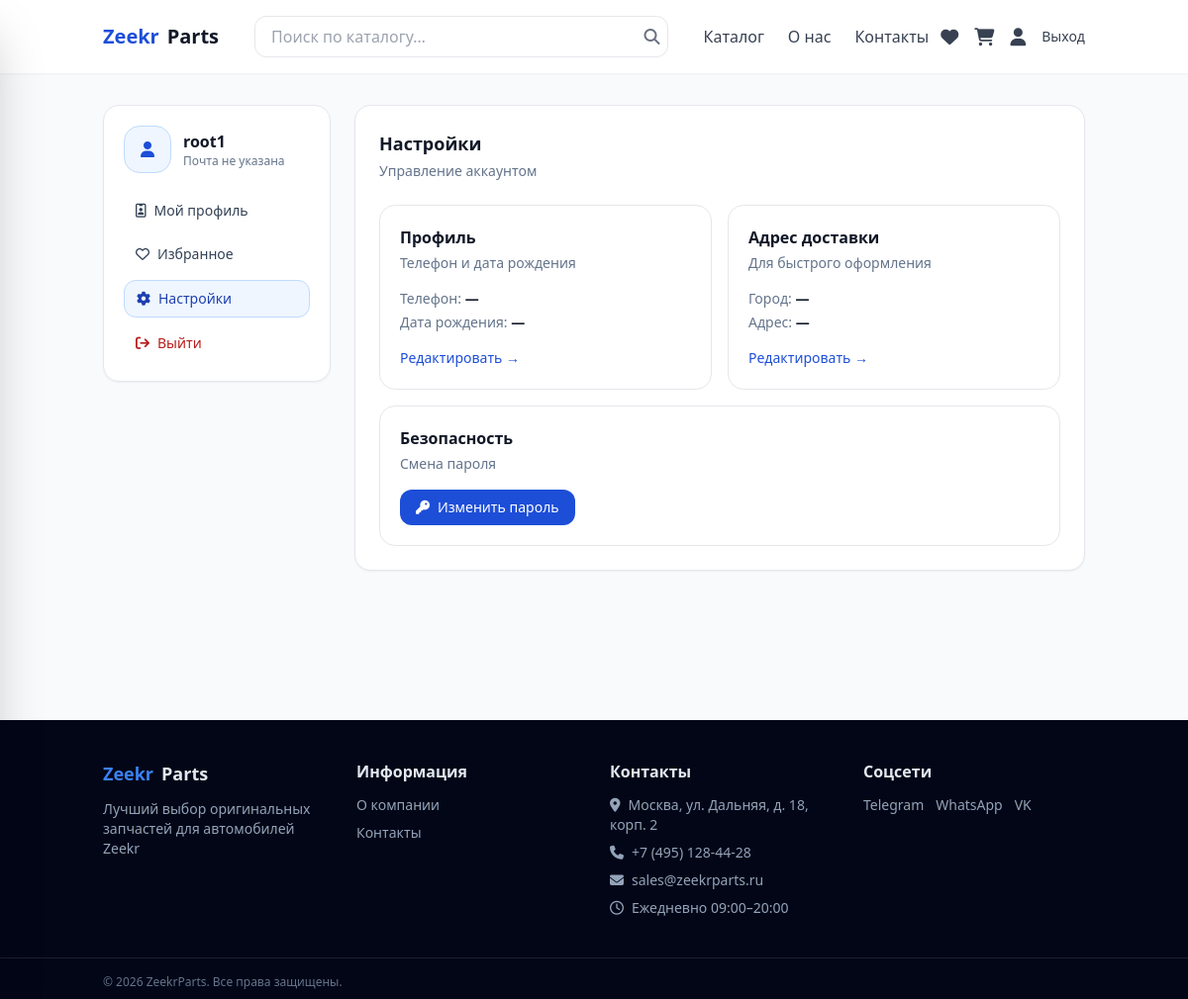
/profile/settings/ (signed in), run on the app's committed database.
### shop/models.py (models this page shows, shortened)
class TimeStampedModel(models.Model):
    created_at = models.DateTimeField(auto_now_add=True, db_index=True)
    updated_at = models.DateTimeField(auto_now=True)
    class Meta:
        abstract = True

class UserProfile(TimeStampedModel):
    user = models.OneToOneField(User, on_delete=models.CASCADE, related_name="profile")
    phone = models.CharField(max_length=32, blank=True)
    birth_date = models.DateField(null=True, blank=True)

class UserAddress(TimeStampedModel):
    user = models.OneToOneField(User, on_delete=models.CASCADE, related_name="address")
    city = models.CharField(max_length=120, blank=True)
    street = models.CharField(max_length=160, blank=True)
    house = models.CharField(max_length=50, blank=True)
    apartment = models.CharField(max_length=50, blank=True)
    zip_code = models.CharField(max_length=20, blank=True)

class SiteSetting(models.Model):
    site_name = models.CharField(max_length=120, default="ZeekrParts")
    phone = models.CharField(max_length=64, blank=True)
    email = models.EmailField(blank=True)
    address = models.CharField(max_length=255, blank=True)
    work_hours = models.CharField(max_length=255, blank=True)
    map_embed = models.TextField(blank=True, help_text="Вставь сюда iframe карты (embed)")
    map_url = models.URLField(blank=True)
    telegram_url = models.URLField(blank=True)
    whatsapp_url = models.URLField(blank=True)
    vk_url = models.URLField(blank=True)
    class Meta:
        verbose_name = "Настройки сайта"
        verbose_name_plural = "Настройки сайта"

### shop/views.py (the view)
# urls.py: path("profile/settings/", views.settings_page, name="settings"),
@login_required
def settings_page(request):
    ctx = _base_context(request)
    profile_obj, _ = UserProfile.objects.get_or_create(user=request.user)
    address_obj, _ = UserAddress.objects.get_or_create(user=request.user)
    ctx.update({
        "profile_obj": profile_obj,
        "address_obj": address_obj,
        "active_tab": "settings",
    })
    return render(request, "shop/settings.html", ctx)

### shop/views.py (called while the page is built, shortened)
def _site_settings() -> SiteSetting | None:
    return SiteSetting.objects.first()

def _cart(request: HttpRequest) -> Dict[str, int]:
    cart = request.session.get("cart", {})
    if not isinstance(cart, dict):
        cart = {}
    fixed: Dict[str, int] = {}
    request.session["cart"] = fixed
    return fixed

def _base_context(request: HttpRequest) -> dict:
    cart_count = sum(_cart(request).values())
    return {"site_settings": _site_settings(), "cart_count": cart_count}

### shop/templates/shop/settings.html (shortened to what this page needs)
{% extends 'shop/base.html' %}
{% block content %}
<section class="container mx-auto px-4 py-8">
  <div class="grid grid-cols-1 lg:grid-cols-12 gap-6 items-start">
    <aside class="lg:col-span-3">
      {% include "shop/_cabinet_sidebar.html" %}
    </aside>
    <div class="lg:col-span-9 space-y-6">
      <div class="bg-white border rounded-2xl p-6 shadow-sm">
        <div class="text-lg font-semibold">Настройки</div>
        <div class="text-sm text-slate-500 mt-1">Управление аккаунтом</div>
        <div class="mt-6 grid grid-cols-1 md:grid-cols-2 gap-4">
          <div class="border rounded-2xl p-5 hover:bg-slate-50">
            <div class="font-semibold">Профиль</div>
            <div class="text-sm text-slate-500 mt-1">Телефон и дата рождения</div>
            <div class="mt-4 text-sm">
              <div><span class="text-slate-500">Телефон:</span> <b>{{ profile_obj.phone|default:"—" }}</b></div>
              <div class="mt-1">
                <span class="text-slate-500">Дата рождения:</span>
                <b>{% if profile_obj.birth_date %}{{ profile_obj.birth_date|date:"d.m.Y" }}{% else %}—{% endif %}</b>
              </div>
            </div>
            <a href="{% url 'shop:profile_edit' %}"
               class="mt-4 inline-flex items-center gap-2 text-sm text-blue-700 hover:underline">
              Редактировать →
            </a>
          </div>
          <div class="border rounded-2xl p-5 hover:bg-slate-50">
            <div class="font-semibold">Адрес доставки</div>
            <div class="text-sm text-slate-500 mt-1">Для быстрого оформления</div>
            <div class="mt-4 text-sm">
              <div><span class="text-slate-500">Город:</span> <b>{{ address_obj.city|default:"—" }}</b></div>
              <div class="mt-1">
                <span class="text-slate-500">Адрес:</span>
                <b>{{ address_obj.street|default:"—" }}{% if address_obj.house %}, {{ address_obj.house }}{% endif %}</b>
              </div>
            </div>
            <a href="{% url 'shop:address_edit' %}"
               class="mt-4 inline-flex items-center gap-2 text-sm text-blue-700 hover:underline">
              Редактировать →
            </a>
          </div>
          <div class="border rounded-2xl p-5 hover:bg-slate-50 md:col-span-2">
            <div class="font-semibold">Безопасность</div>
            <div class="text-sm text-slate-500 mt-1">Смена пароля</div>
            <a href="{% url 'shop:password_change' %}"
               class="mt-4 inline-flex items-center gap-2 px-4 py-2 rounded-xl bg-blue-700 text-white hover:bg-blue-800 text-sm">
              <i class="fa-solid fa-key"></i> Изменить пароль
            </a>
          </div>
        </div>
      </div>
    </div>
  </div>
</section>
{% endblock %}

### shop/templates/shop/base.html (shortened to what this page needs)
{% load static %}
<!doctype html>
<html lang="ru">
<head>
  <script src="https://cdn.tailwindcss.com"></script>
  <link rel="stylesheet" href="https://cdnjs.cloudflare.com/ajax/libs/font-awesome/6.4.0/css/all.min.css">
  <link rel="stylesheet" href="{% static 'shop/css/styles.css' %}">
</head>
<body class="bg-gray-50 text-gray-900">
  <header class="bg-white shadow-sm sticky top-0 z-50">
    <div class="container mx-auto px-4">
      <div class="flex items-center justify-between py-3 md:py-4 gap-3">
        <a href="{% url 'shop:home' %}" class="flex items-center gap-2 font-bold text-lg md:text-xl shrink-0">
          <span class="text-blue-700">Zeekr</span><span>Parts</span>
        </a>
        <form id="searchForm" action="{% url 'shop:catalog' %}" method="get" class="hidden md:flex flex-1 max-w-xl mx-2 lg:mx-6 relative overflow-visible">
          <div class="relative w-full overflow-visible">
            <input id="q" name="q" value="{{ request.GET.q|default:'' }}" autocomplete="off"
                   class="w-full border rounded-xl px-4 py-2 pr-10 focus:outline-none focus:ring-2 focus:ring-blue-200"
                   placeholder="Поиск по каталогу…">
            <button type="submit" aria-label="Поиск" class="absolute right-2 top-1/2 -translate-y-1/2 text-gray-500 hover:text-gray-900">
              <i class="fa-solid fa-magnifying-glass"></i>
            </button>
          </div>
        </form>
        <nav class="hidden lg:flex items-center gap-6">
          <a href="{% url 'shop:catalog' %}" class="text-gray-700 hover:text-gray-900">Каталог</a>
          <a href="{% url 'shop:about' %}" class="text-gray-700 hover:text-gray-900">О нас</a>
          <a href="{% url 'shop:contacts' %}" class="text-gray-700 hover:text-gray-900">Контакты</a>
        </nav>
        <div class="flex items-center gap-3 md:gap-4 shrink-0">
          <a aria-label="Избранное" href="{% url 'shop:favorites' %}" class="hidden sm:inline-flex text-gray-700 hover:text-gray-900">
            <i class="fa-solid fa-heart text-lg"></i>
          </a>
          <a aria-label="Корзина" href="{% url 'shop:cart' %}" class="relative text-gray-700 hover:text-gray-900">
            <i class="fa-solid fa-shopping-cart text-lg"></i>
          </a>
          {% if request.user.is_authenticated %}
            <a aria-label="Профиль" href="{% url 'shop:profile' %}" class="hidden sm:inline-flex text-gray-700 hover:text-gray-900">
              <i class="fa-solid fa-user text-lg"></i>
            </a>
            <a href="{% url 'shop:logout' %}" class="hidden sm:inline text-sm text-gray-700 hover:text-gray-900">Выход</a>
          {% else %}
            <a href="{% url 'shop:auth' %}" class="hidden sm:inline text-gray-700 hover:text-gray-900">Войти</a>
          {% endif %}
        </div>
      </div>
    </div>
  </header>
  <main class="min-h-[60vh] pb-24 md:pb-0">
    {% block content %}{% endblock %}
  </main>
  <footer class="mt-12 bg-slate-950 text-slate-200">
    <div class="container mx-auto px-4 py-10 grid grid-cols-1 md:grid-cols-4 gap-8">
      <div>
        <div class="flex items-center gap-2 font-bold text-lg">
          <span class="text-blue-500">Zeekr</span><span>Parts</span>
        </div>
        <p class="mt-3 text-sm text-slate-400">Лучший выбор оригинальных запчастей для автомобилей Zeekr</p>
      </div>
      <div>
        <div class="font-semibold mb-3">Информация</div>
        <ul class="space-y-2 text-sm text-slate-400">
          <li><a class="hover:text-white" href="{% url 'shop:about' %}">О компании</a></li>
          <li><a class="hover:text-white" href="{% url 'shop:contacts' %}">Контакты</a></li>
        </ul>
      </div>
      <div>
        <div class="font-semibold mb-3">Контакты</div>
        <div class="space-y-2 text-sm text-slate-400">
          {% if site_settings.address %}<div><i class="fa-solid fa-location-dot mr-2"></i>{{ site_settings.address }}</div>{% endif %}
          {% if site_settings.phone %}<div><i class="fa-solid fa-phone mr-2"></i>{{ site_settings.phone }}</div>{% endif %}
          {% if site_settings.email %}<div><i class="fa-solid fa-envelope mr-2"></i>{{ site_settings.email }}</div>{% endif %}
          {% if site_settings.work_hours %}<div><i class="fa-regular fa-clock mr-2"></i>{{ site_settings.work_hours }}</div>{% endif %}
        </div>
      </div>
      <div>
        <div class="font-semibold mb-3">Соцсети</div>
        <div class="flex flex-wrap gap-3 text-sm text-slate-400">
          {% if site_settings.telegram_url %}<a class="hover:text-white" href="{{ site_settings.telegram_url }}">Telegram</a>{% endif %}
          {% if site_settings.whatsapp_url %}<a class="hover:text-white" href="{{ site_settings.whatsapp_url }}">WhatsApp</a>{% endif %}
          {% if site_settings.vk_url %}<a class="hover:text-white" href="{{ site_settings.vk_url }}">VK</a>{% endif %}
        </div>
      </div>
    </div>
    <div class="border-t border-white/10">
      <div class="container mx-auto px-4 py-4 text-xs text-slate-500">© {% now "Y" %} ZeekrParts. Все права защищены.</div>
    </div>
  </footer>
</body>
</html>

### shop/templates/shop/_cabinet_sidebar.html
<div class="bg-white border rounded-2xl p-5 shadow-sm sticky top-24">
  <div class="flex items-center gap-3">
    <div class="w-12 h-12 rounded-2xl bg-blue-50 border border-blue-200 flex items-center justify-center">
      <i class="fa-solid fa-user text-blue-700"></i>
    </div>
    <div class="min-w-0">
      <div class="font-semibold truncate">
        {{ request.user.get_full_name|default:request.user.username }}
      </div>
      <div class="text-xs text-slate-500 truncate">
        {{ request.user.email|default:"Почта не указана" }}
      </div>
    </div>
  </div>
  <nav class="mt-5 space-y-2 text-sm">
    <a href="{% url 'shop:profile' %}"
       class="flex items-center gap-2 px-3 py-2 rounded-xl
              {% if active_tab == 'profile' %}bg-blue-50 text-blue-800 border border-blue-200{% else %}hover:bg-slate-50 text-slate-700{% endif %}">
      <i class="fa-regular fa-id-badge"></i> Мой профиль
    </a>
    <a href="{% url 'shop:favorites' %}"
       class="flex items-center gap-2 px-3 py-2 rounded-xl
              {% if active_tab == 'favorites' %}bg-blue-50 text-blue-800 border border-blue-200{% else %}hover:bg-slate-50 text-slate-700{% endif %}">
      <i class="fa-regular fa-heart"></i> Избранное
    </a>
    <a href="{% url 'shop:settings' %}"
       class="flex items-center gap-2 px-3 py-2 rounded-xl
              {% if active_tab == 'settings' %}bg-blue-50 text-blue-800 border border-blue-200{% else %}hover:bg-slate-50 text-slate-700{% endif %}">
      <i class="fa-solid fa-gear"></i> Настройки
    </a>
    <a href="{% url 'shop:logout' %}"
       class="flex items-center gap-2 px-3 py-2 rounded-xl hover:bg-red-50 text-red-700">
      <i class="fa-solid fa-arrow-right-from-bracket"></i> Выйти
    </a>
  </nav>
</div>

### data on the page
UserProfile: phone "—"
UserAddress: city "—", street "—"
SiteSetting: address "Москва, ул. Дальняя, д. 18, корп. 2", phone "+7 (495) 128-44-28", email "sales@zeekrparts.ru", work_hours "Ежедневно 09:00–20:00"

### other printed values
{{ request.user.get_full_name|default:request.user.username }} "root1"
{{ request.user.email|default:"Почта не указана" }} "Почта не указана"
